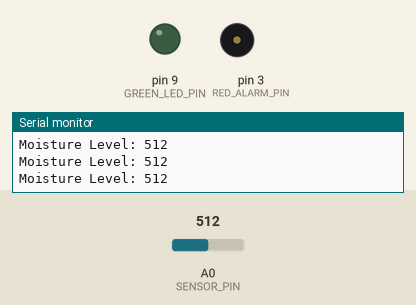
A sketch run on a simulated Arduino Uno, built with avr-gcc and run on an emulated ATmega328P. Parts: output pins drawn as LEDs (lit = HIGH), buzzer (waves = sounding), the last lines printed to the serial monitor. Inputs (shaded band) come from the test bench; at power-on: A0 (SENSOR_PIN) = 512. Pins used as bus, display or sensor lines are not drawn.

Above: at 1.3 s.
1.4 s: A0 (SENSOR_PIN) set to 782
4.4 s: A0 (SENSOR_PIN) set to 808
At 5.9 s:
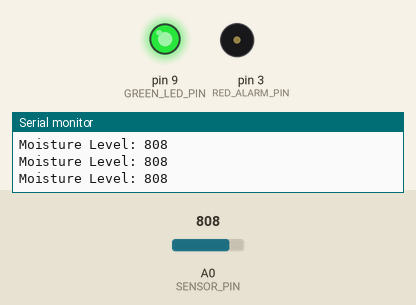
Timing chart, 0 to 7.4 s (numbered marks = the images above; inputs shaded):
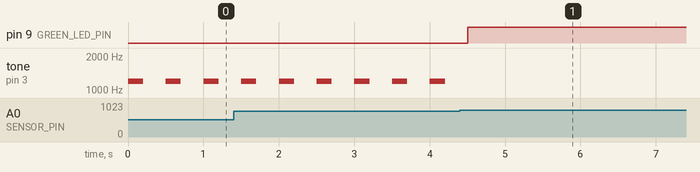

Measured:
- the behaviour switches between 799 and 800 on A0 (SENSOR_PIN) (found by bisection; images 0 and 1)
- after the input at 4.4 s, pin 9 (GREEN_LED_PIN): LOW → HIGH after 0.10 s; tone on pin 3 (RED_ALARM_PIN): stops changing and stays silent
- by itself, tone on pin 3 (RED_ALARM_PIN): alternates 1200 Hz for 0.20 s and silent for 0.30 s

The sketch:

3-RainSensor.ino
```cpp
const int SENSOR_PIN = A0;
const int RED_ALARM_PIN = 3;
const int GREEN_LED_PIN = 9;

// Adjust this threshold based on your tests
// 1023 is bone dry, 0 is completely submerged
const int RAIN_THRESHOLD = 800;

void setup() {
  Serial.begin(9600);
  pinMode(RED_ALARM_PIN, OUTPUT);
  pinMode(GREEN_LED_PIN, OUTPUT);
}

void loop() {
  int sensorValue = analogRead(SENSOR_PIN);
  Serial.print("Moisture Level: ");
  Serial.println(sensorValue);

  if (sensorValue < RAIN_THRESHOLD) {
    // RAIN DETECTED
    digitalWrite(GREEN_LED_PIN, LOW);

    // Alert: Red LED and Buzzer blink
    digitalWrite(RED_ALARM_PIN, HIGH);
    tone(RED_ALARM_PIN, 1200); // Slightly higher pitch for rain
    delay(200);
    digitalWrite(RED_ALARM_PIN, LOW);
    noTone(RED_ALARM_PIN);
    delay(200);
  } else {
    // DRY
    digitalWrite(GREEN_LED_PIN, HIGH);
    digitalWrite(RED_ALARM_PIN, LOW);
    noTone(RED_ALARM_PIN);
  }

  delay(100);
}
```
